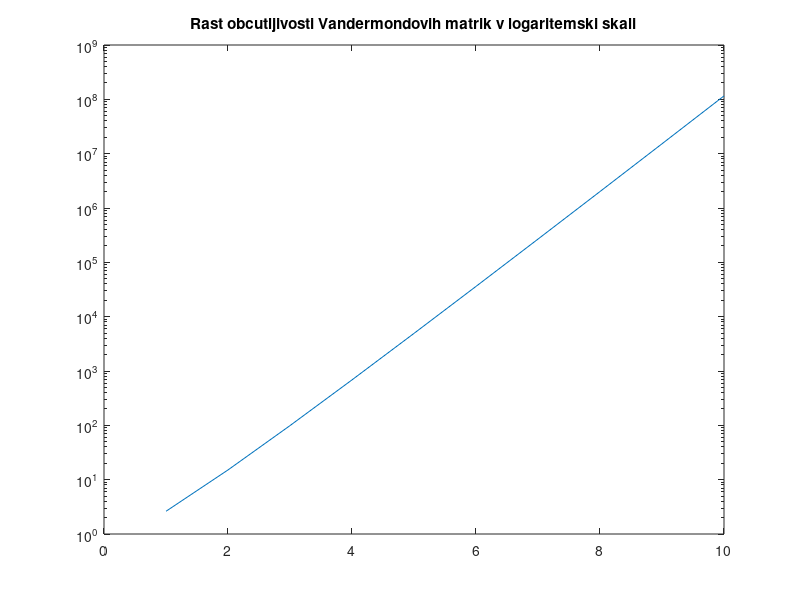

Here is the MATLAB script that generated this plot:
X = (0:5)'/5;
VX = fliplr(vander(X));
s = svd(VX);
fprintf('Spektralna obcutljivost matrike V: %g \n', cond(VX));
fprintf('Kvocient najvecje in najmanjse singularne vrednosti V: %g \n', max(s)/min(s));

fprintf('\n');

N = 10;
kappa = zeros(1,N);
for n = 1:N
    Xn = (0:n)'/n;
    VXn = fliplr(vander(Xn));
    kappa(n) = cond(VXn);
    fprintf('Spektralna obcutljivost matrike V_%d: %g \n', n, kappa(n));
end
semilogy(1:N,kappa);
title('Rast obcutljivosti Vandermondovih matrik v logaritemski skali');

fprintf('\n');

p = ones(6,1);
a = VX\polyval(p,X);
fprintf('Norma napake za vektor koeficientov pri racunanju polinoma: %g \n', norm(a-p));

fprintf('\n');

Y = exp(2*pi*(0:N)'*1i/(N+1));
VY = fliplr(vander(Y));
fprintf('Spektralna obcutljivost Vandermondove matrike na tockah, ki ustrezajo korenom enote za n = %d: %g \n', N, cond(VY));